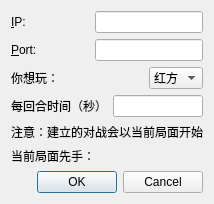
<?xml version="1.0" encoding="UTF-8"?>
<ui version="4.0">
 <class>ServerDialog</class>
 <widget class="QDialog" name="ServerDialog">
  <property name="geometry">
   <rect>
    <x>0</x>
    <y>0</y>
    <width>176</width>
    <height>175</height>
   </rect>
  </property>
  <property name="windowTitle">
   <string>建立服务器</string>
  </property>
  <layout class="QVBoxLayout" name="verticalLayout">
   <item>
    <layout class="QHBoxLayout" name="horizontalLayout">
     <item>
      <widget class="QLabel" name="lblIP">
       <property name="text">
        <string>&amp;IP:</string>
       </property>
       <property name="buddy">
        <cstring>editIP</cstring>
       </property>
      </widget>
     </item>
     <item>
      <widget class="QLineEdit" name="editIP">
       <property name="sizePolicy">
        <sizepolicy hsizetype="Preferred" vsizetype="Fixed">
         <horstretch>0</horstretch>
         <verstretch>0</verstretch>
        </sizepolicy>
       </property>
       <property name="alignment">
        <set>Qt::AlignRight|Qt::AlignTrailing|Qt::AlignVCenter</set>
       </property>
       <property name="readOnly">
        <bool>true</bool>
       </property>
      </widget>
     </item>
    </layout>
   </item>
   <item>
    <layout class="QHBoxLayout" name="horizontalLayout_2">
     <item>
      <widget class="QLabel" name="lblPort">
       <property name="text">
        <string>&amp;Port: </string>
       </property>
       <property name="buddy">
        <cstring>editPort</cstring>
       </property>
      </widget>
     </item>
     <item>
      <widget class="QLineEdit" name="editPort">
       <property name="sizePolicy">
        <sizepolicy hsizetype="Preferred" vsizetype="Fixed">
         <horstretch>0</horstretch>
         <verstretch>0</verstretch>
        </sizepolicy>
       </property>
       <property name="alignment">
        <set>Qt::AlignRight|Qt::AlignTrailing|Qt::AlignVCenter</set>
       </property>
      </widget>
     </item>
    </layout>
   </item>
   <item>
    <layout class="QHBoxLayout" name="horizontalLayout_4">
     <item>
      <widget class="QLabel" name="label_2">
       <property name="sizePolicy">
        <sizepolicy hsizetype="Expanding" vsizetype="Preferred">
         <horstretch>0</horstretch>
         <verstretch>0</verstretch>
        </sizepolicy>
       </property>
       <property name="text">
        <string>你想玩：</string>
       </property>
      </widget>
     </item>
     <item>
      <widget class="QComboBox" name="cbboxPlay">
       <property name="sizePolicy">
        <sizepolicy hsizetype="Preferred" vsizetype="Fixed">
         <horstretch>0</horstretch>
         <verstretch>0</verstretch>
        </sizepolicy>
       </property>
       <item>
        <property name="text">
         <string>红方</string>
        </property>
       </item>
       <item>
        <property name="text">
         <string>黑方</string>
        </property>
       </item>
      </widget>
     </item>
    </layout>
   </item>
   <item>
    <layout class="QHBoxLayout" name="horizontalLayout_5">
     <item>
      <widget class="QLabel" name="label_4">
       <property name="text">
        <string>每回合时间（秒）</string>
       </property>
      </widget>
     </item>
     <item>
      <widget class="QLineEdit" name="editSec">
       <property name="text">
        <string/>
       </property>
       <property name="alignment">
        <set>Qt::AlignRight|Qt::AlignTrailing|Qt::AlignVCenter</set>
       </property>
      </widget>
     </item>
    </layout>
   </item>
   <item>
    <widget class="QLabel" name="label_3">
     <property name="text">
      <string>注意：建立的对战会以当前局面开始</string>
     </property>
    </widget>
   </item>
   <item>
    <layout class="QHBoxLayout" name="horizontalLayout_3">
     <item>
      <widget class="QLabel" name="label">
       <property name="text">
        <string>当前局面先手：</string>
       </property>
      </widget>
     </item>
     <item>
      <widget class="QLabel" name="lblTurn">
       <property name="sizePolicy">
        <sizepolicy hsizetype="Expanding" vsizetype="Preferred">
         <horstretch>0</horstretch>
         <verstretch>0</verstretch>
        </sizepolicy>
       </property>
       <property name="text">
        <string/>
       </property>
      </widget>
     </item>
    </layout>
   </item>
   <item>
    <widget class="QDialogButtonBox" name="buttonBox">
     <property name="orientation">
      <enum>Qt::Horizontal</enum>
     </property>
     <property name="standardButtons">
      <set>QDialogButtonBox::Cancel|QDialogButtonBox::Ok</set>
     </property>
    </widget>
   </item>
  </layout>
 </widget>
 <resources/>
 <connections>
  <connection>
   <sender>buttonBox</sender>
   <signal>accepted()</signal>
   <receiver>ServerDialog</receiver>
   <slot>accept()</slot>
   <hints>
    <hint type="sourcelabel">
     <x>169</x>
     <y>138</y>
    </hint>
    <hint type="destinationlabel">
     <x>157</x>
     <y>144</y>
    </hint>
   </hints>
  </connection>
  <connection>
   <sender>buttonBox</sender>
   <signal>rejected()</signal>
   <receiver>ServerDialog</receiver>
   <slot>reject()</slot>
   <hints>
    <hint type="sourcelabel">
     <x>169</x>
     <y>138</y>
    </hint>
    <hint type="destinationlabel">
     <x>175</x>
     <y>144</y>
    </hint>
   </hints>
  </connection>
 </connections>
</ui>
